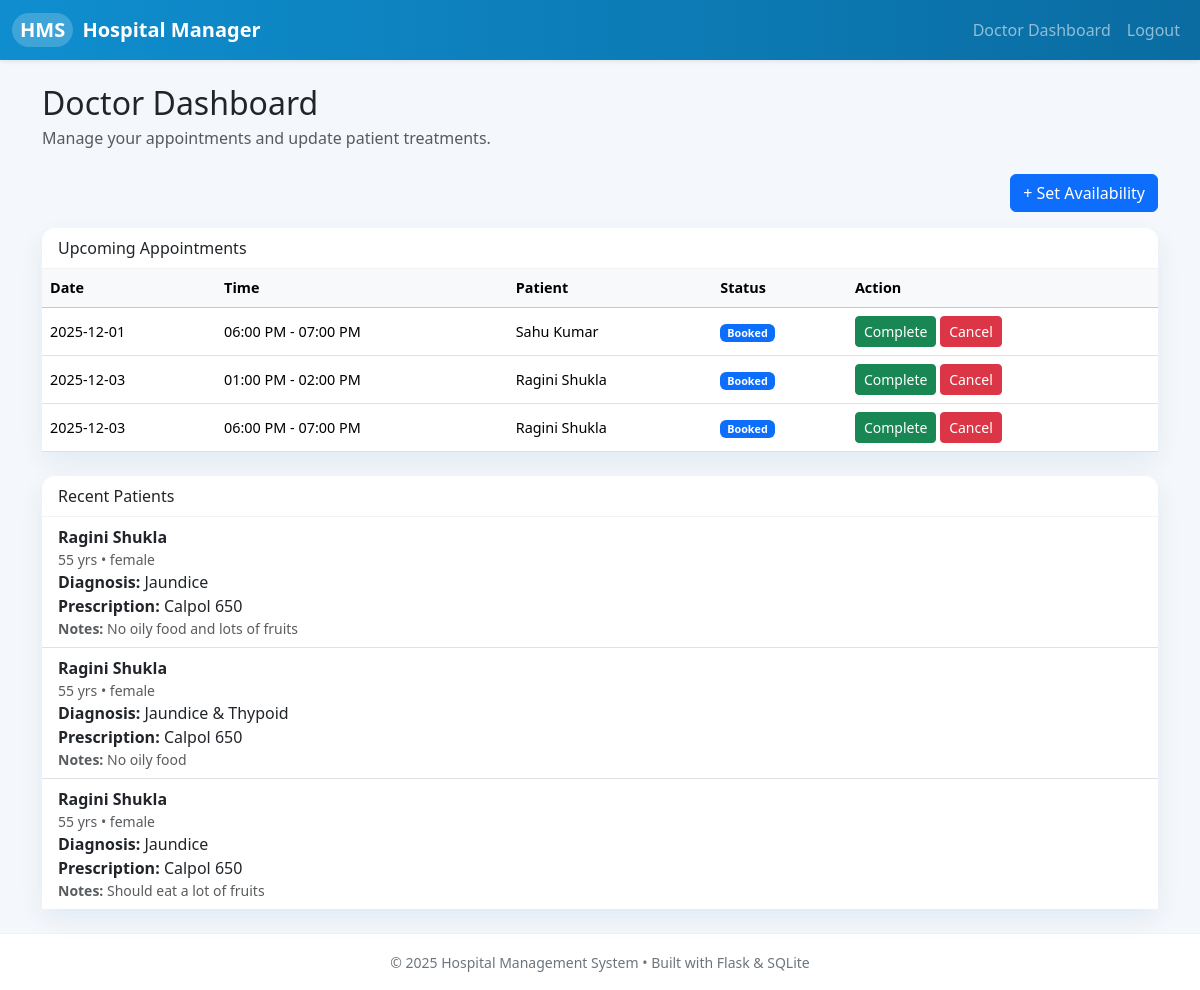
The app's page /doctor (signed in) with its own data.
### tables this page shows
CREATE TABLE appointments (
        id INTEGER PRIMARY KEY AUTOINCREMENT,
        patient_id INTEGER NOT NULL,
        doctor_id INTEGER NOT NULL,
        date TEXT NOT NULL,
        time TEXT NOT NULL,
        status TEXT CHECK(status IN ('Booked', 'Completed', 'Cancelled')) DEFAULT 'Booked',
        FOREIGN KEY (patient_id) REFERENCES patients(id),
        FOREIGN KEY (doctor_id) REFERENCES doctors(id)
    );

CREATE TABLE users (
        id INTEGER PRIMARY KEY AUTOINCREMENT,
        name TEXT NOT NULL,
        email TEXT UNIQUE NOT NULL,
        hashed_password TEXT NOT NULL,
        role TEXT CHECK(role IN ('admin', 'doctor', 'patient')) NOT NULL
    );

CREATE TABLE treatments (
        id INTEGER PRIMARY KEY AUTOINCREMENT,
        appointment_id INTEGER NOT NULL,
        diagnosis TEXT,
        prescription TEXT,
        notes TEXT,
        FOREIGN KEY (appointment_id) REFERENCES appointments(id)
    );

CREATE TABLE patients (
        id INTEGER PRIMARY KEY AUTOINCREMENT,
        user_id INTEGER NOT NULL,
        age INTEGER,
        gender TEXT CHECK(gender IN ('male', 'female', 'other')),
        contact TEXT,
        address TEXT,
        FOREIGN KEY (user_id) REFERENCES users(id)
    );

### app.py (the view)
@app.route("/doctor") # Doctor dashboard
@login_required
def doctor():
    if current_user.role != "doctor":
        return "Access Denied", 403
    con = sqlite3.connect("hospital.db")
    cur = con.cursor()
    cur.execute("SELECT id FROM doctors WHERE user_id=?", (current_user.id,))
    row = cur.fetchone()
    if not row:
        flash("Doctor profile not found.")
        return redirect(url_for("home"))
    doctor_id = row[0]
    cur.execute("""
        SELECT appointments.id, appointments.date, appointments.time,
               users.name, appointments.status
        FROM appointments
        JOIN patients ON appointments.patient_id = patients.id
        JOIN users ON patients.user_id = users.id
        WHERE appointments.doctor_id=? AND appointments.status='Booked'
        ORDER BY date,time
    """, (doctor_id,))
    appointments = cur.fetchall()
    cur.execute("""
        SELECT users.name, patients.age, patients.gender,
               treatments.diagnosis, treatments.prescription, treatments.notes
        FROM treatments
        JOIN appointments ON treatments.appointment_id = appointments.id
        JOIN patients ON appointments.patient_id = patients.id
        JOIN users ON patients.user_id = users.id
        WHERE appointments.doctor_id=? AND appointments.status='Completed'
        ORDER BY treatments.id DESC LIMIT 10
    """, (doctor_id,))
    patient_history = cur.fetchall()
    con.close()
    return render_template("doctor_dashboard.html", appointments=appointments, patient_history=patient_history)

### app.py (called while the page is built)
@login_manager.user_loader # This is used by login manager to manage users
def load_user(user_id):
    row = get_user_by_id(user_id)
    if not row:
        return None
    return User(row[0], row[1], row[2], row[4])

### database.py (called while the page is built)
def get_user_by_id(user_id):
    con = sqlite3.connect("hospital.db")
    cursor = con.cursor()
    cursor.execute("SELECT * FROM users WHERE id = ?", (user_id,))
    user = cursor.fetchone()
    con.close()
    return user

### templates/doctor_dashboard.html (shortened to what this page needs)
{% extends "base.html" %}
{% block content %}
<div class="d-flex justify-content-between align-items-center mb-4">
    <div>
        <h2 class="mb-1">Doctor Dashboard</h2>
        <p class="text-muted mb-0">Manage your appointments and update patient treatments.</p>
    </div>
</div>
<div class="d-flex justify-content-end mb-3">
    <a href="{{ url_for('set_availability') }}" class="btn btn-primary">
        + Set Availability
    </a>
</div>
<div class="card hms-card mb-4">
    <div class="card-header">Upcoming Appointments</div>
    <div class="card-body p-0">
        <div class="table-responsive">
            <table class="table mb-0 align-middle">
                <thead class="table-light">
                <tr>
                    <th>Date</th>
                    <th>Time</th>
                    <th>Patient</th>
                    <th>Status</th>
                    <th>Action</th>
                </tr>
                </thead>
                <tbody>
                {% if appointments %}
                    {% for appt in appointments %}
                    <tr>
                        <td>{{ appt[1] }}</td>
                        <td>{{ appt[2] }}</td>
                        <td>{{ appt[3] }}</td>
                        <td>
                            <span class="badge
                                {% if appt[4]=='Booked' %} bg-primary
                                {% elif appt[4]=='Completed' %} bg-success
                                {% elif appt[4]=='Cancelled' %} bg-danger
                                {% else %} bg-secondary {% endif %}
                            ">
                                {{ appt[4] }}
                            </span>
                        </td>
                        <td>
                            <a href="{{ url_for('treat_patient', appointment_id=appt[0]) }}" class="btn btn-sm btn-success">Complete</a>
                            <a href="{{ url_for('cancel_appointment', appointment_id=appt[0]) }}" class="btn btn-sm btn-danger">Cancel</a>
                        </td>
                    </tr>
                    {% endfor %}
                {% else %}
                    <tr><td colspan="5" class="text-center text-muted py-3">No appointments scheduled.</td></tr>
                {% endif %}
                </tbody>
            </table>
        </div>
    </div>
</div>
<div class="card hms-card">
    <div class="card-header">Recent Patients</div>
    <div class="card-body p-0">
        <ul class="list-group list-group-flush">
        {% if patient_history %}
            {% for p in patient_history %}
            <li class="list-group-item">
                <div class="fw-semibold">{{ p[0] }}</div>
                <div class="text-muted small">{{ p[1] or '?' }} yrs • {{ p[2] or '?' }}</div>
                <div><b>Diagnosis:</b> {{ p[3] or 'No diagnosis added' }}</div>
                <div><b>Prescription:</b> {{ p[4] or 'Not prescribed' }}</div>
                {% if p[5] %}
                <div class="text-muted small"><b>Notes:</b> {{ p[5] }}</div>
                {% endif %}
            </li>
            {% endfor %}
        {% else %}
            <li class="list-group-item text-center text-muted py-3">No patient treatment history recorded yet.</li>
        {% endif %}
        </ul>
    </div>
</div>
{% endblock %}

### templates/base.html (shortened to what this page needs)
<!DOCTYPE html>
<html lang="en">
<head>
    <link
      href="https://cdn.jsdelivr.net/npm/bootstrap@5.3.3/dist/css/bootstrap.min.css"
      rel="stylesheet"
    >
    <link rel="stylesheet" href="{{ url_for('static', filename='css/styles.css') }}">
</head>
<body>
<nav class="navbar navbar-expand-lg navbar-dark hms-navbar shadow-sm">
    <div class="container-fluid">
        <a class="navbar-brand fw-bold" href="{{ url_for('home') }}">
            <span class="logo-pill">HMS</span> Hospital Manager
        </a>
        <div class="collapse navbar-collapse" id="navbarsExample">
            <ul class="navbar-nav ms-auto mb-2 mb-lg-0">
                {% if current_user.is_authenticated %}
                    {% if current_user.role == 'admin' %}
                        <li class="nav-item">
                            <a class="nav-link" href="{{ url_for('admin') }}">Admin Dashboard</a>
                        </li>
                    {% elif current_user.role == 'doctor' %}
                        <li class="nav-item">
                            <a class="nav-link" href="{{ url_for('doctor') }}">Doctor Dashboard</a>
                        </li>
                    {% elif current_user.role == 'patient' %}
                        <li class="nav-item">
                            <a class="nav-link" href="{{ url_for('patient') }}">Patient Dashboard</a>
                        </li>
                    {% endif %}
                    <li class="nav-item">
                        <a class="nav-link" href="{{ url_for('logout') }}">Logout</a>
                    </li>
                {% endif %}
            </ul>
        </div>
    </div>
</nav>
<main class="container py-4 hms-main-container">
    {% block content %}{% endblock %}
</main>
<footer class="hms-footer text-center py-3 mt-auto">
    <small>&copy; {{ 2025 }} Hospital Management System • Built with Flask & SQLite</small>
</footer>
</body>
</html>

### static/css/styles.css (style rules this page uses)
body { background: #f4f7fb; font-family: system-ui, -apple-system, BlinkMacSystemFont, "Segoe UI", sans-serif; }
.hms-navbar { background: linear-gradient(90deg, #0f8ecf, #0a6ca1); }
.logo-pill { display: inline-flex; align-items: center; justify-content: center; padding: 2px 8px; border-radius: 999px; background: rgba(255, 255, 255, 0.2); font-weight: 700; margin-right: 4px; }
.hms-main-container { min-height: calc(100vh - 130px); }
.hms-card { border: none; border-radius: 14px; box-shadow: 0 10px 25px rgba(15, 94, 138, 0.08); }
.hms-card .card-header { border-bottom: 1px solid rgba(0,0,0,0.05); background-color: #ffffff; border-radius: 14px 14px 0 0; }
.hms-footer { background: #ffffff; border-top: 1px solid rgba(0,0,0,0.05); color: #6c757d; }
table thead { font-size: 0.9rem; }
table tbody td { font-size: 0.9rem; }

### records on screen
appointments: date "2025-12-01", time "06:00 PM - 07:00 PM", name "Sahu Kumar", status "Booked"
appointments: date "2025-12-03", time "01:00 PM - 02:00 PM", name "Ragini Shukla", status "Booked"
appointments: date "2025-12-03", time "06:00 PM - 07:00 PM", name "Ragini Shukla", status "Booked"
treatments: name "Ragini Shukla", age "55", gender "female", diagnosis "Jaundice", prescription "Calpol 650", notes "No oily food and lots of fruits"
treatments: name "Ragini Shukla", age "55", gender "female", diagnosis "Jaundice & Thypoid", prescription "Calpol 650", notes "No oily food"
treatments: name "Ragini Shukla", age "55", gender "female", diagnosis "Jaundice", prescription "Calpol 650", notes "Should eat a lot of fruits"

### other values on screen
{{ 2025 }} "2025"
